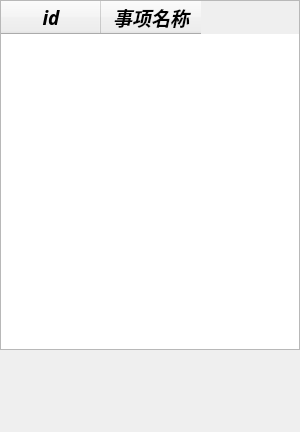
<?xml version="1.0" encoding="UTF-8"?>
<ui version="4.0">
 <class>dailymsy4</class>
 <widget class="QDialog" name="dailymsy4">
  <property name="geometry">
   <rect>
    <x>0</x>
    <y>0</y>
    <width>300</width>
    <height>432</height>
   </rect>
  </property>
  <property name="minimumSize">
   <size>
    <width>300</width>
    <height>432</height>
   </size>
  </property>
  <property name="maximumSize">
   <size>
    <width>300</width>
    <height>432</height>
   </size>
  </property>
  <property name="windowTitle">
   <string>Dialog</string>
  </property>
  <widget class="QTableWidget" name="iAndE">
   <property name="geometry">
    <rect>
     <x>0</x>
     <y>0</y>
     <width>300</width>
     <height>350</height>
    </rect>
   </property>
   <property name="minimumSize">
    <size>
     <width>300</width>
     <height>350</height>
    </size>
   </property>
   <property name="maximumSize">
    <size>
     <width>300</width>
     <height>350</height>
    </size>
   </property>
   <attribute name="horizontalHeaderVisible">
    <bool>true</bool>
   </attribute>
   <attribute name="verticalHeaderVisible">
    <bool>false</bool>
   </attribute>
   <column>
    <property name="text">
     <string>id</string>
    </property>
    <property name="font">
     <font>
      <family>幼圆</family>
      <pointsize>14</pointsize>
      <italic>true</italic>
      <bold>true</bold>
     </font>
    </property>
   </column>
   <column>
    <property name="text">
     <string>事项名称</string>
    </property>
    <property name="font">
     <font>
      <family>幼圆</family>
      <pointsize>14</pointsize>
      <italic>true</italic>
      <bold>true</bold>
     </font>
    </property>
   </column>
  </widget>
 </widget>
 <resources/>
 <connections/>
</ui>
